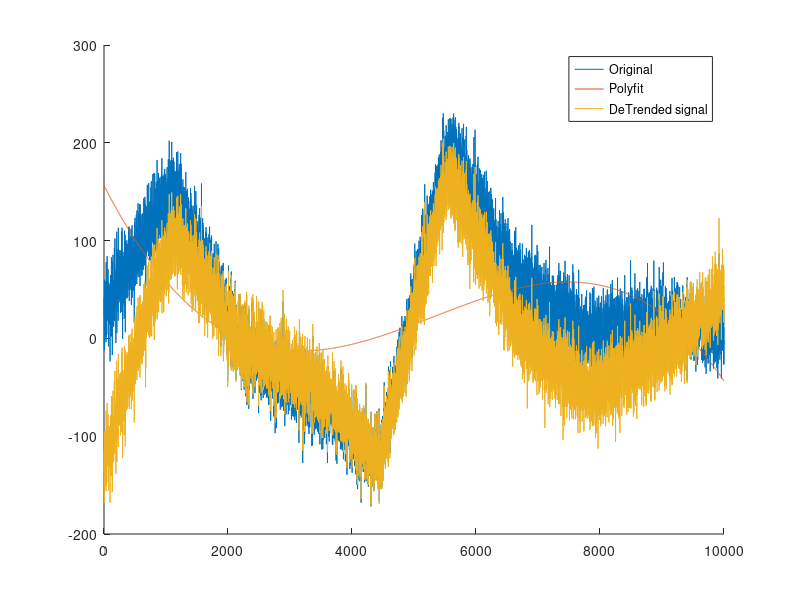
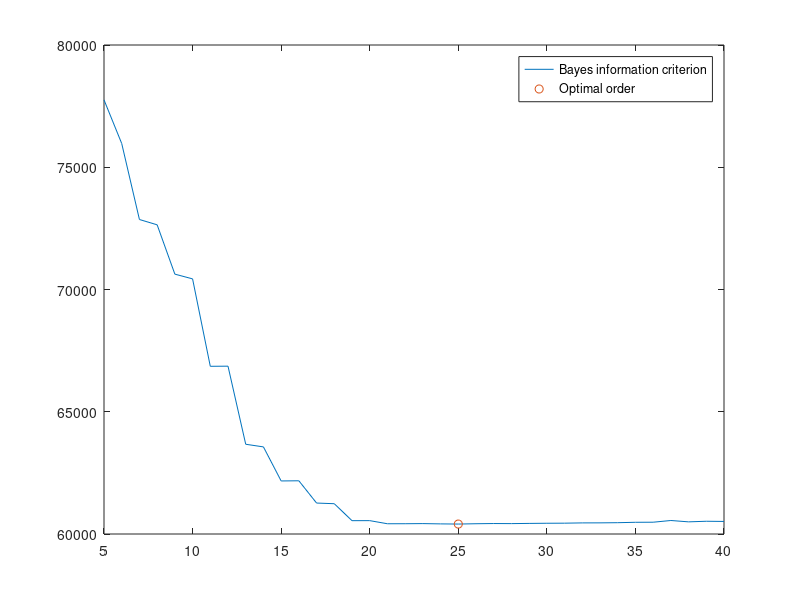
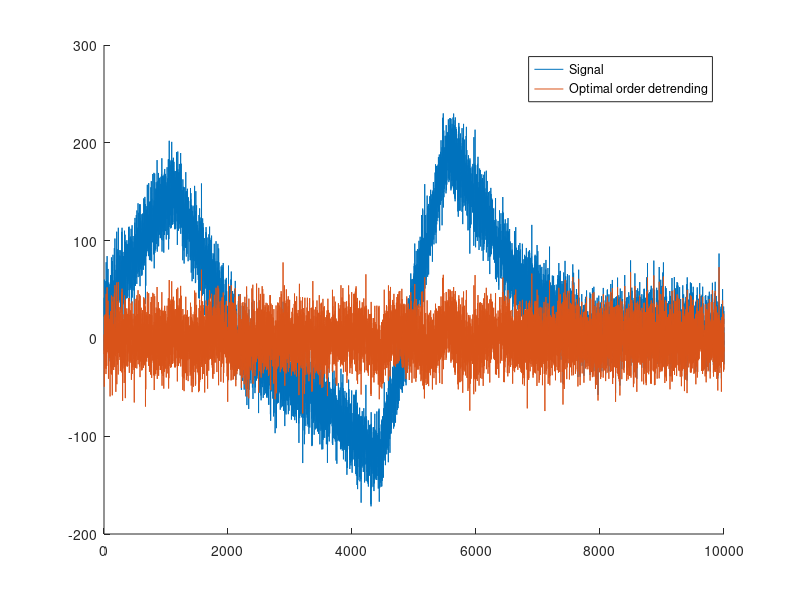

Reproduce these figures in MATLAB, in order.
clc;
clear all;
close all;

n = 10000;
t = (1:n);
k = 10;
slowdrift = interp1(100*randn(1,k),linspace(1,k,n));
signal = slowdrift + 20*randn(1,n);

figure(1);
hold on;
plot(t,signal);

% fit a 4th-order polynomial
p = polyfit(t,signal,4);

y_ = polyval(p,t);
residual = signal - y_;

plot(t,y_);
plot(t,residual);
hold off;
legend("Original","Polyfit","DeTrended signal");

orders = (5:40);
% sum of squared errors
sse1 = zeros(1,length(orders));
for i=1:length(orders)
    y_ = polyval(polyfit(t,signal,orders(i)),t);
    sse1(i) = sum((y_-signal).^2)/n;
end

% Bayes information criteria

BIC = n*log(sse1)+orders*log(n);

[best,idx] = min(BIC);

figure(2);
plot(orders,BIC);
hold on;
plot(orders(idx),best,'o');
hold off;
legend("Bayes information criterion","Optimal order");

residual_better = signal - polyval(polyfit(t,signal,orders(idx)),t);

figure(3);
hold on;
plot(t,signal);
plot(t,residual_better);
hold off;

legend("Signal","Optimal order detrending");